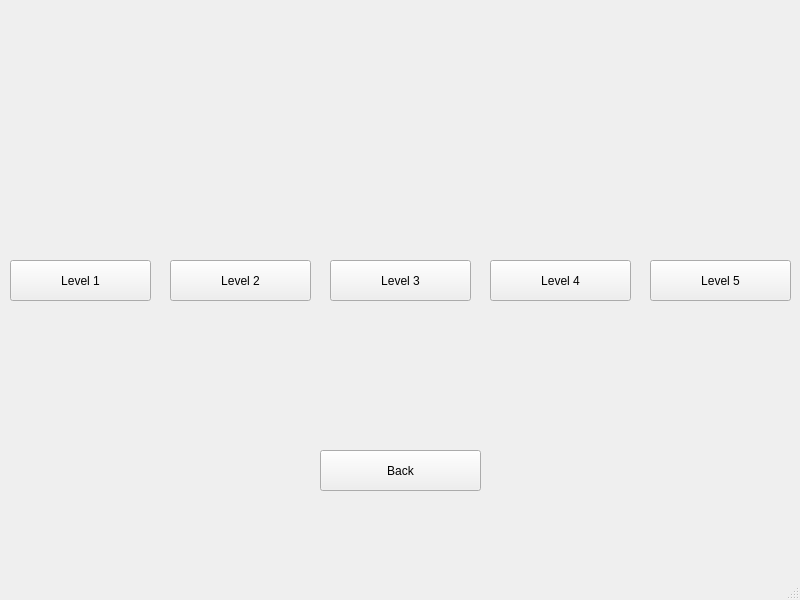
<?xml version="1.0" encoding="UTF-8"?>
<ui version="4.0">
 <class>LevelWindow</class>
 <widget class="QMainWindow" name="LevelWindow">
  <property name="enabled">
   <bool>true</bool>
  </property>
  <property name="geometry">
   <rect>
    <x>0</x>
    <y>0</y>
    <width>800</width>
    <height>600</height>
   </rect>
  </property>
  <property name="windowTitle">
   <string>MainWindow</string>
  </property>
  <property name="styleSheet">
   <string notr="true">background-image: url(:/images/images/wood.jpg);</string>
  </property>
  <widget class="QWidget" name="centralwidget">
   <widget class="QPushButton" name="BackButton">
    <property name="geometry">
     <rect>
      <x>320</x>
      <y>450</y>
      <width>161</width>
      <height>41</height>
     </rect>
    </property>
    <property name="styleSheet">
     <string notr="true">background-image: url(:/images/images/orange2.jpg);</string>
    </property>
    <property name="text">
     <string>Back</string>
    </property>
   </widget>
   <widget class="QPushButton" name="Level1Button">
    <property name="geometry">
     <rect>
      <x>10</x>
      <y>260</y>
      <width>141</width>
      <height>41</height>
     </rect>
    </property>
    <property name="styleSheet">
     <string notr="true">background-image: url(:/images/images/orange2.jpg);</string>
    </property>
    <property name="text">
     <string>Level 1</string>
    </property>
   </widget>
   <widget class="QPushButton" name="Level2Button">
    <property name="geometry">
     <rect>
      <x>170</x>
      <y>260</y>
      <width>141</width>
      <height>41</height>
     </rect>
    </property>
    <property name="styleSheet">
     <string notr="true">background-image: url(:/images/images/orange2.jpg);</string>
    </property>
    <property name="text">
     <string>Level 2</string>
    </property>
   </widget>
   <widget class="QPushButton" name="Level3Button">
    <property name="geometry">
     <rect>
      <x>330</x>
      <y>260</y>
      <width>141</width>
      <height>41</height>
     </rect>
    </property>
    <property name="styleSheet">
     <string notr="true">background-image: url(:/images/images/orange2.jpg);</string>
    </property>
    <property name="text">
     <string>Level 3</string>
    </property>
   </widget>
   <widget class="QPushButton" name="Level4Button">
    <property name="geometry">
     <rect>
      <x>490</x>
      <y>260</y>
      <width>141</width>
      <height>41</height>
     </rect>
    </property>
    <property name="styleSheet">
     <string notr="true">background-image: url(:/images/images/orange2.jpg);</string>
    </property>
    <property name="text">
     <string>Level 4</string>
    </property>
   </widget>
   <widget class="QPushButton" name="Level5Button">
    <property name="geometry">
     <rect>
      <x>650</x>
      <y>260</y>
      <width>141</width>
      <height>41</height>
     </rect>
    </property>
    <property name="styleSheet">
     <string notr="true">background-image: url(:/images/images/orange2.jpg);</string>
    </property>
    <property name="text">
     <string>Level 5</string>
    </property>
   </widget>
  </widget>
  <widget class="QMenuBar" name="menubar">
   <property name="geometry">
    <rect>
     <x>0</x>
     <y>0</y>
     <width>800</width>
     <height>22</height>
    </rect>
   </property>
  </widget>
  <widget class="QStatusBar" name="statusbar"/>
 </widget>
 <resources/>
 <connections/>
</ui>
